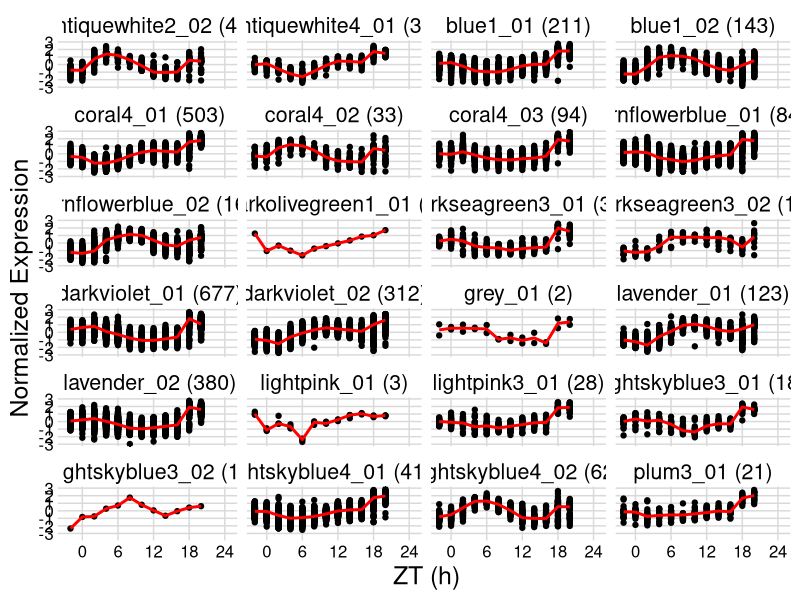

This chart was generated by the following R code:
library(dplyr)
library(plyr)
library(tidyr)
library(ggplot2)
library(cowplot)
theme_set(theme_minimal_grid())

C1_timecourses <- read.csv("C1_timecourse.txt", sep="\t")
C1_timecourses <- select(C1_timecourses, 1:2, 6:17)
rownames(C1_timecourses) <- C1_timecourses[,1]
C1_timecourses <- C1_timecourses[,-1]
C1_timecourses <- data.frame(C1_timecourses)

C1_timecourses_reorganized <- C1_timecourses %>% pivot_longer(!Module, names_to = "Time", values_to = "Expression")

C1_timecourses_reorganized$Time <- revalue(C1_timecourses_reorganized$Time, c("X.2"="-2"))
C1_timecourses_reorganized$Time <- revalue(C1_timecourses_reorganized$Time, c("X0"="0"))
C1_timecourses_reorganized$Time <- revalue(C1_timecourses_reorganized$Time, c("X2"="2"))
C1_timecourses_reorganized$Time <- revalue(C1_timecourses_reorganized$Time, c("X4"="4"))
C1_timecourses_reorganized$Time <- revalue(C1_timecourses_reorganized$Time, c("X6"="6"))
C1_timecourses_reorganized$Time <- revalue(C1_timecourses_reorganized$Time, c("X8"="8"))
C1_timecourses_reorganized$Time <- revalue(C1_timecourses_reorganized$Time, c("X10"="10"))
C1_timecourses_reorganized$Time <- revalue(C1_timecourses_reorganized$Time, c("X12"="12"))
C1_timecourses_reorganized$Time <- revalue(C1_timecourses_reorganized$Time, c("X14"="14"))
C1_timecourses_reorganized$Time <- revalue(C1_timecourses_reorganized$Time, c("X16"="16"))
C1_timecourses_reorganized$Time <- revalue(C1_timecourses_reorganized$Time, c("X18"="18"))
C1_timecourses_reorganized$Time <- revalue(C1_timecourses_reorganized$Time, c("X20"="20"))
C1_timecourses_reorganized$Time <- as.numeric(as.character(C1_timecourses_reorganized$Time))


ggplot(C1_timecourses_reorganized, aes(x=Time, y=Expression)) +
  geom_point() +
  #geom_jitter(width = 0.3,colour="black")+
  stat_summary(geom = "line", fun= "median", size = 1, color="red")+
  scale_x_continuous(breaks=seq(0,24,6), name="ZT (h)", limits=c(-2, 24.75))+
  scale_y_continuous(name="Normalized Expression")+
  theme(text = element_text(size=18))+
  facet_wrap(~ Module, ncol = 4)


